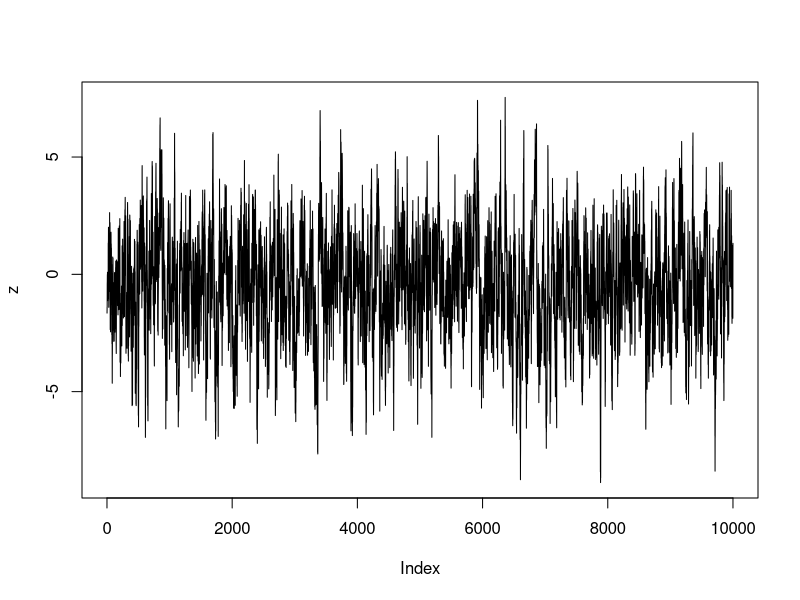

Write R code to recreate this figure.
## ---- chunk 1
set.seed(100)

# True parameters
mu <- -0.5
rho <- 0.9
sigma <- 1.0
## ---- chunk 2
periods <- 10000
z <- double(periods)
## ---- chunk 3
z[1] <- rnorm(1, mean = mu, sd = sigma / sqrt(1 - rho^2))
## ---- chunk 4
eps <- rnorm(9999)
for (i in 2:periods) {
  z[i] <- mu + rho * (z[i - 1] - mu) + eps[i - 1]
}
## ---- chunk 5
plot(z, type = "l")
## ---- chunk 6
cat("True mean: ", round(mu, 2), 
    "\nSample mean: ", round(mean(z), 2))
cat("True sd: ", round(sigma / sqrt(1 - rho^2), 2), 
    "\nSample sd: ", round(sd(z), 2))
## ---- chunk 7
logl <- function(theta, data) {
  mu <- theta[1]
  rho <- theta[2]
  sigma <- theta[3]
  periods <- length(data)
  sum(-dnorm(data[2:periods], 
             mean = mu + rho * (data[1:(periods - 1)] - mu), 
             sd = sigma, log = TRUE))
}
## ---- chunk 8
theta1 <- c(0.1, 0.1, 0.1)
out <- suppressWarnings(nlm(logl, theta1, data = z))
## ---- chunk 9
cat("True mu: ", mu, 
    "\nMLE mu: ", round(out$estimate[1], 2))
cat("True rho: ", rho, 
    "\nMLE rho: ", round(out$estimate[2], 2))
cat("True sigma: ", sigma,
    "\nMLE sigma: ", round(out$estimate[3], 2))
